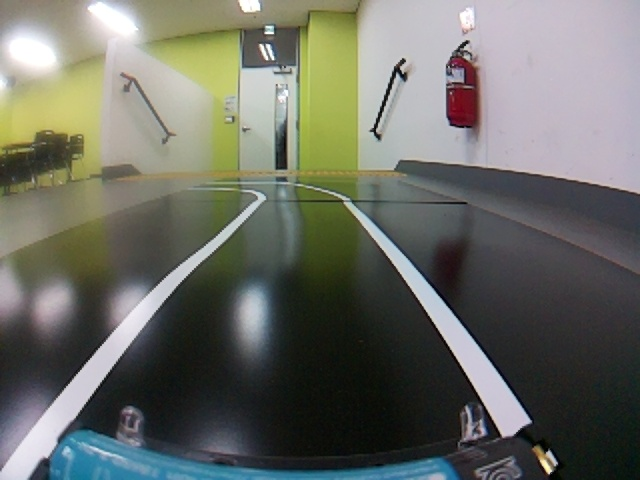
#> input picture assignment1/pict/frame(1).jpg, 640 x 480 px; its folder holds only this picture in this run
$ python -i avoid.py   (imports and definitions only)
#> lines starting #> are read from the running program, lines starting #| are printed output that depends on the picture; after the words box and inside, x2 and y2 are one past the last pixel; in counts of white or black regions, pixels touching at a corner belong together
import cv2
from motor_control.front_forward import front_forward
from motor_control.rear_forward import rear_forward
from runtime.gpio import led
def avoid(gray) : # 왼쪽과 오른쪽 차선 중 점선 부분으로 회피
    h, w = gray.shape[:2]
    # 1. Threshold
    _, binary = cv2.threshold(gray, 180, 255, cv2.THRESH_BINARY)

    # 2. ROI: 아래쪽 부분만 추출
    roi = binary[int(h*0.6):h, :]

    # 3. 왼쪽/오른쪽 나눠서 점선 개수 카운트
    left_half = roi[:, :w//2]
    right_half = roi[:, w//2:]

    left_count = cv2.countNonZero(left_half)
    right_count = cv2.countNonZero(right_half)

    if left_count > right_count * 1.3:
        led(True, False)
        front_forward(180, 60)
        rear_forward(180, 60)
    elif right_count > left_count * 1.3:
        led(False, True)
        front_forward(180, 120)
        rear_forward(180, 120)
    else:
        front_forward(180)
        rear_forward(180)
        print("aviod else case")

>>> import cv2
>>> picture = cv2.imread('../assignment1/pict/frame(1).jpg', cv2.IMREAD_GRAYSCALE)
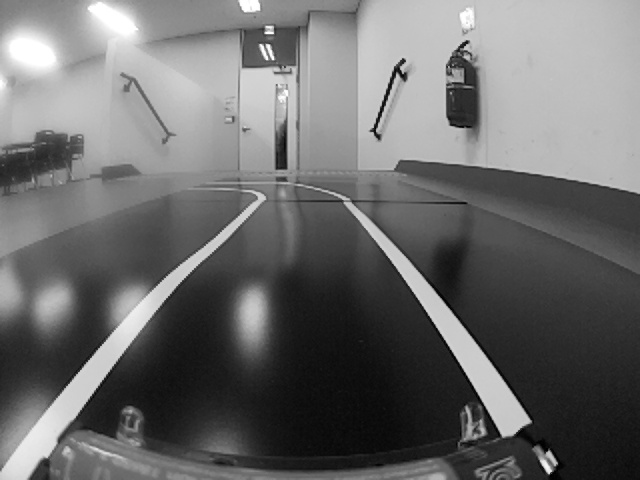
#> picture: shape (480, 640); min 0, max 255, mean 108.1
>>> result = avoid(picture)
#> in avoid, `_, binary = cv2.threshold(gray, 180, 255, cv2.THRESH_BINARY)`:
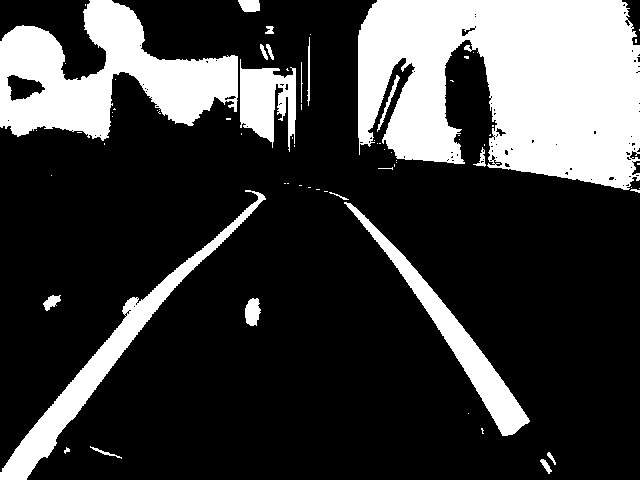
#> binary: shape (480, 640); 24.3% white; 70 white regions (49 under 20 px), largest, box (x1, y1, x2, y2) and area: (358, 0, 640, 190) 40598, (0, 0, 238, 141) 16823, (0, 190, 266, 480) 7053
#> in avoid, `roi = binary[int(h*0.6):h, :]`:
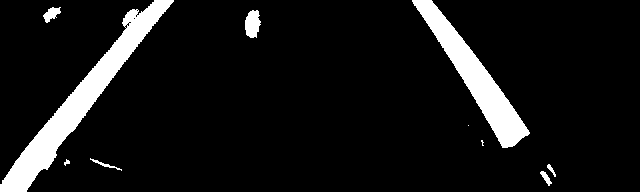
#> roi: shape (192, 640); 8.7% white; 10 white regions (2 under 20 px), largest, box (x1, y1, x2, y2) and area: (0, 0, 174, 192) 5773, (412, 0, 530, 148) 4160, (245, 10, 261, 38) 338
#> in avoid, `left_half = roi[:, :w//2]`:
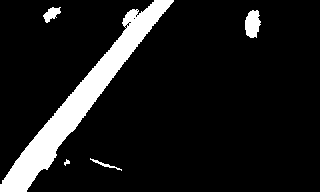
#> left_half: shape (192, 320); 10.4% white; 5 white regions, box (x1, y1, x2, y2) and area: (0, 0, 174, 192) 5773, (245, 10, 261, 38) 338, (43, 7, 61, 23) 159, (90, 158, 122, 171) 76, (64, 159, 70, 166) 23
#> in avoid, `right_half = roi[:, w//2:]`:
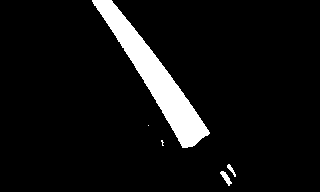
#> right_half: shape (192, 320); 7% white; 5 white regions (2 under 20 px), largest, box (x1, y1, x2, y2) and area: (92, 0, 210, 148) 4160, (220, 171, 232, 186) 76, (227, 164, 236, 177) 43
#> in avoid, `left_count = cv2.countNonZero(left_half)`: left_count = 6369
#> in avoid, `right_count = cv2.countNonZero(right_half)`: right_count = 4290
#> (the run stopped early here; a loop or call above may not have finished)

$ run again, on assignment1/pict/frame(10).jpg
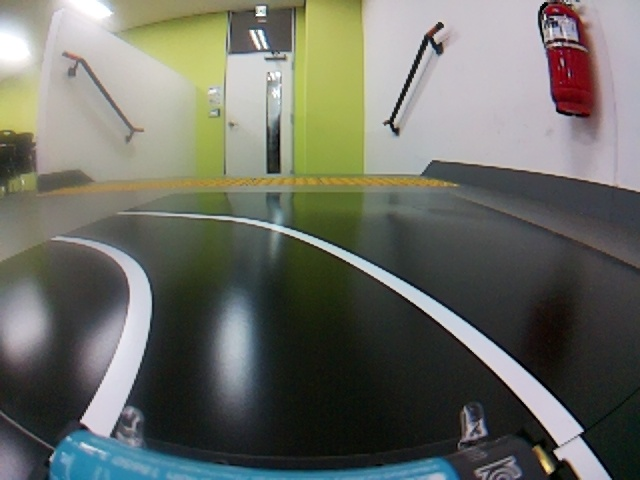
#> input picture assignment1/pict/frame(10).jpg, 640 x 480 px
#> in avoid, `_, binary = cv2.threshold(gray, 180, 255, cv2.THRESH_BINARY)`:
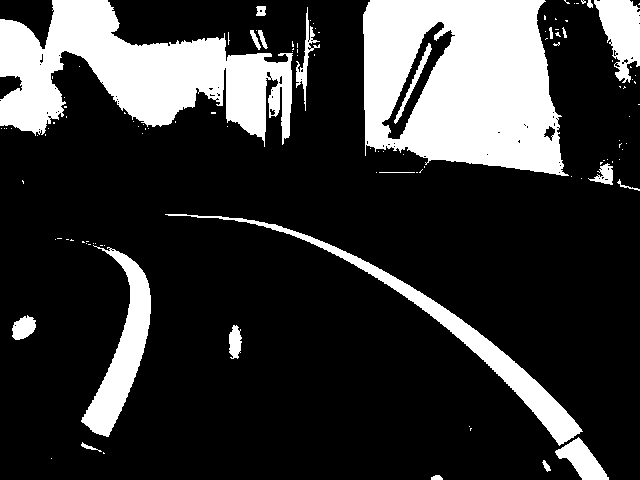
#> binary: shape (480, 640); 21.4% white; 116 white regions (94 under 20 px), largest, box (x1, y1, x2, y2) and area: (363, 0, 569, 176) 27385, (0, 0, 293, 147) 21524, (165, 214, 583, 446) 5880
#> roi: shape (192, 640); 8.6% white; 12 white regions (4 under 20 px), largest, box (x1, y1, x2, y2) and area: (393, 0, 583, 158) 4477, (81, 0, 151, 149) 4044, (555, 149, 609, 192) 1103
#> left_half: shape (192, 320); 7.9% white; 6 white regions (2 under 20 px), largest, box (x1, y1, x2, y2) and area: (81, 0, 151, 149) 4044, (12, 27, 36, 52) 416, (229, 37, 242, 71) 326, (81, 154, 102, 164) 57
#> in avoid, `right_half = roi[:, w//2:]`:
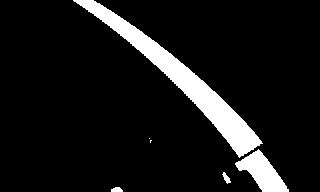
#> right_half: shape (192, 320); 9.3% white; 6 white regions (2 under 20 px), largest, box (x1, y1, x2, y2) and area: (73, 0, 263, 158) 4477, (235, 149, 289, 192) 1103, (222, 172, 231, 184) 51, (111, 187, 123, 192) 48
#> left_count = 4847
#> right_count = 5684

$ run again, on assignment1/pict/frame(11).jpg
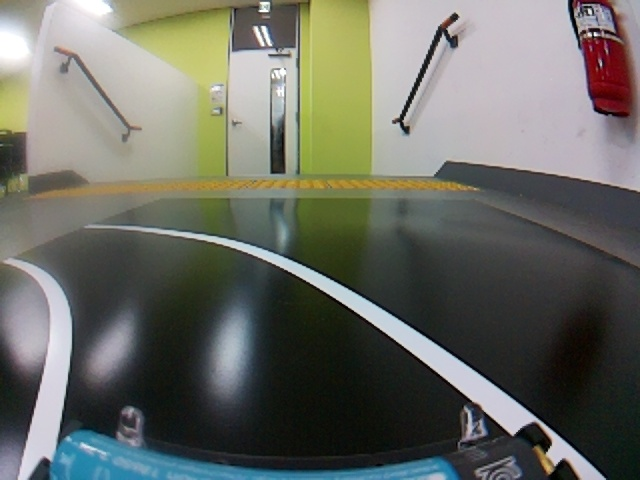
#> input picture assignment1/pict/frame(11).jpg, 640 x 480 px
#> in avoid, `_, binary = cv2.threshold(gray, 180, 255, cv2.THRESH_BINARY)`:
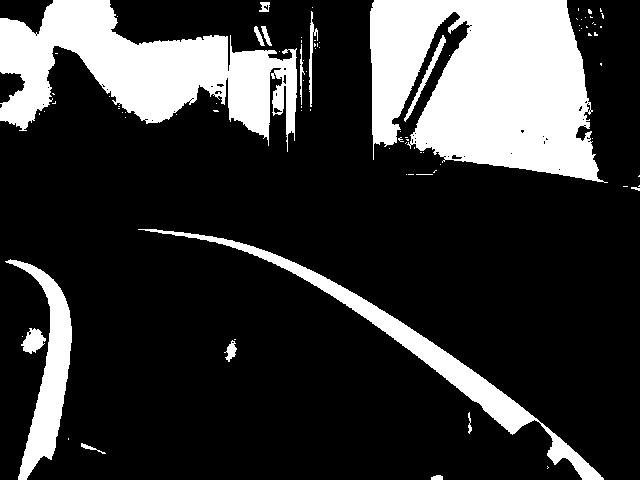
#> binary: shape (480, 640); 21.6% white; 88 white regions (72 under 20 px), largest, box (x1, y1, x2, y2) and area: (370, 0, 608, 183) 31209, (0, 0, 297, 152) 20981, (138, 229, 604, 480) 7328
#> roi: shape (192, 640); 9% white; 11 white regions (4 under 20 px), largest, box (x1, y1, x2, y2) and area: (320, 0, 604, 192) 5879, (18, 0, 72, 192) 4446, (21, 40, 46, 66) 389
#> left_half: shape (192, 320); 8.2% white; 7 white regions (3 under 20 px), largest, box (x1, y1, x2, y2) and area: (18, 0, 72, 192) 4446, (21, 40, 46, 66) 389, (224, 52, 237, 74) 139, (81, 155, 106, 166) 67
#> in avoid, `right_half = roi[:, w//2:]`:
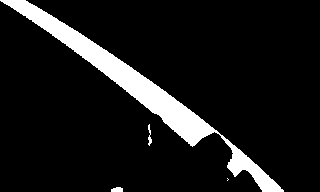
#> right_half: shape (192, 320); 9.7% white; 4 white regions (1 under 20 px), largest, box (x1, y1, x2, y2) and area: (0, 0, 284, 192) 5879, (111, 187, 123, 192) 51, (148, 124, 152, 146) 46
#> left_count = 5046
#> right_count = 5979

$ run again, on assignment1/pict/frame(12).jpg
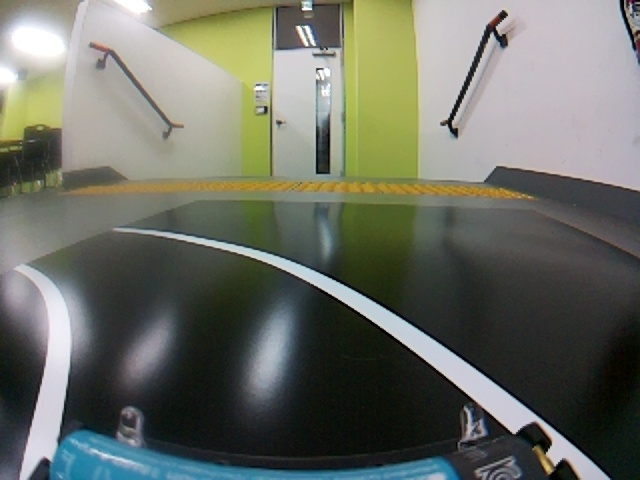
#> input picture assignment1/pict/frame(12).jpg, 640 x 480 px
#> in avoid, `_, binary = cv2.threshold(gray, 180, 255, cv2.THRESH_BINARY)`:
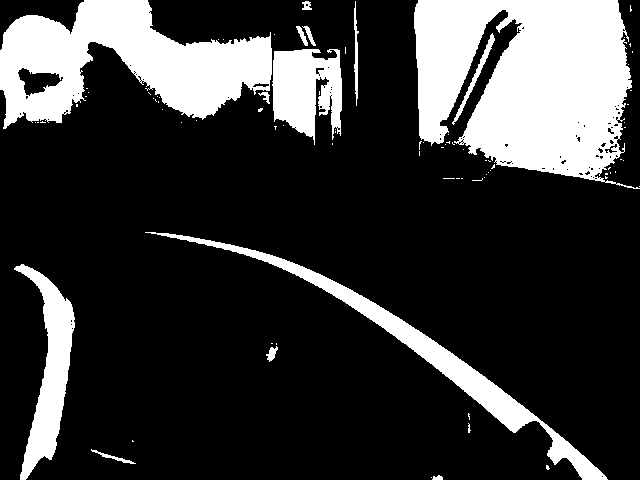
#> binary: shape (480, 640); 22.1% white; 85 white regions (71 under 20 px), largest, box (x1, y1, x2, y2) and area: (414, 0, 640, 189) 30134, (0, 0, 272, 129) 18847, (145, 232, 608, 480) 7502
#> roi: shape (192, 640); 9% white; 12 white regions (7 under 20 px), largest, box (x1, y1, x2, y2) and area: (322, 0, 608, 192) 6070, (20, 0, 75, 192) 4712, (91, 161, 136, 176) 129, (266, 58, 278, 74) 98, (432, 187, 443, 192) 40
#> left_half: shape (192, 320); 8.1% white; 6 white regions (3 under 20 px), largest, box (x1, y1, x2, y2) and area: (20, 0, 75, 192) 4712, (91, 161, 136, 176) 129, (266, 58, 278, 74) 98
#> in avoid, `right_half = roi[:, w//2:]`:
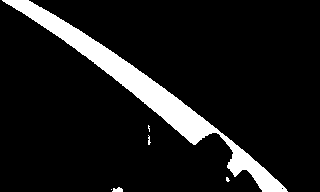
#> right_half: shape (192, 320); 10% white; 6 white regions (4 under 20 px), largest, box (x1, y1, x2, y2) and area: (2, 0, 288, 192) 6070, (112, 187, 123, 192) 40
#> left_count = 4946
#> right_count = 6152
